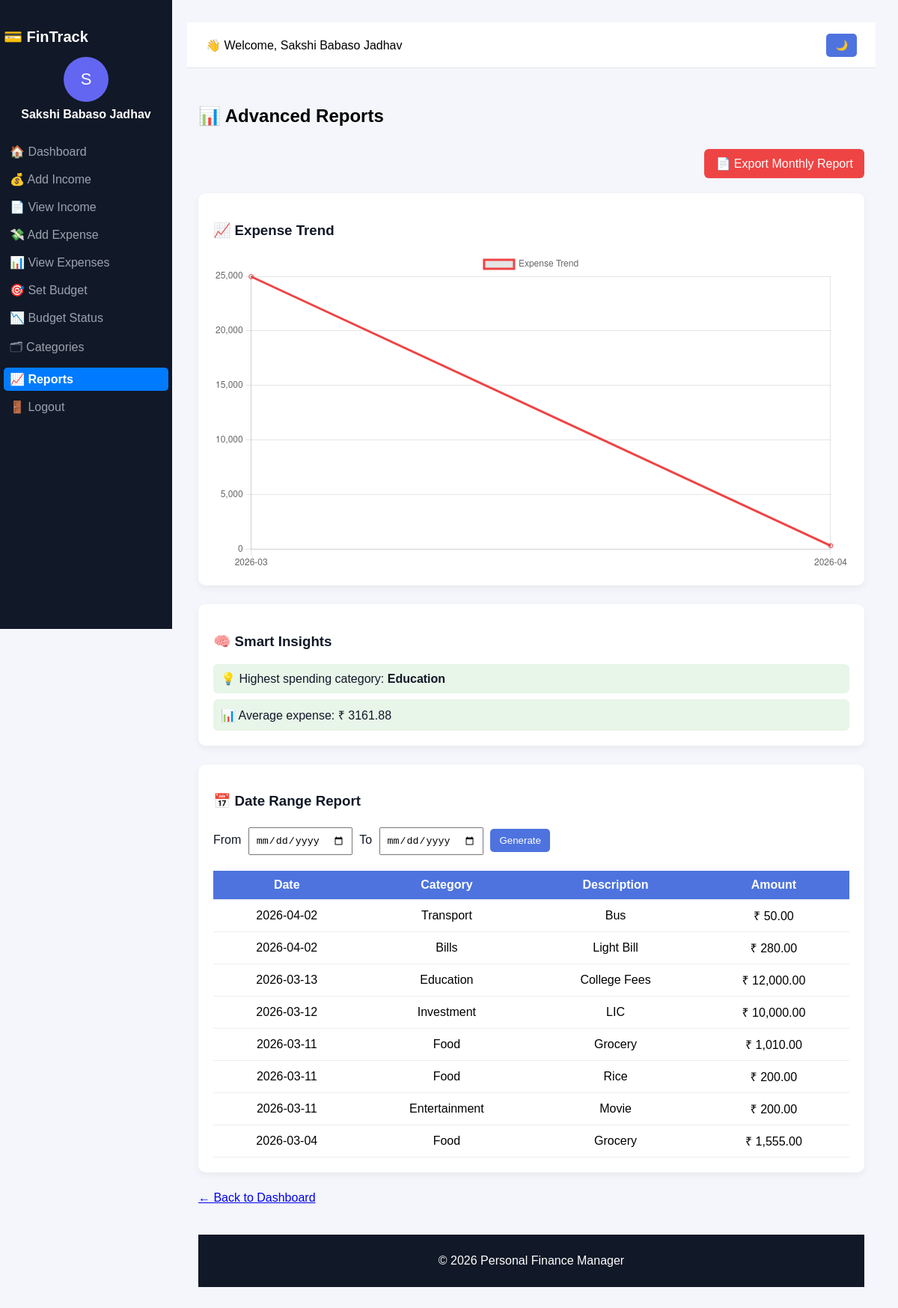
The page /reports/advanced_reports.php (signed in) on the database its author committed.
### tables this page shows
CREATE TABLE `expenses` (
  `expense_id` int(11) NOT NULL,
  `user_id` int(11) DEFAULT NULL,
  `category_id` int(11) DEFAULT NULL,
  `amount` decimal(10,2) DEFAULT NULL,
  `description` text DEFAULT NULL,
  `date` date DEFAULT NULL
);

CREATE TABLE `categories` (
  `category_id` int(11) NOT NULL,
  `category_name` varchar(100) DEFAULT NULL,
  `type` enum('income','expense') DEFAULT 'expense',
  `user_id` int(11) DEFAULT NULL
);

### reports/advanced_reports.php (the view, shortened to what this page needs)
<?php
require_once __DIR__ . "/../db/connection.php";
include("../includes/header.php");
$user_id = $_SESSION['user_id'];
$trend_query = mysqli_query($conn,"
SELECT DATE_FORMAT(date,'%Y-%m') as month,
SUM(amount) total
FROM expenses
WHERE user_id='$user_id'
GROUP BY month
ORDER BY month
");
$months=[];
$totals=[];
while($row=mysqli_fetch_assoc($trend_query)){
$months[]=$row['month'];
$totals[]=$row['total'];
}
$top_cat = mysqli_query($conn,"
SELECT c.category_name,SUM(e.amount) total
FROM expenses e
JOIN categories c ON e.category_id=c.category_id
WHERE e.user_id='$user_id'
GROUP BY e.category_id
ORDER BY total DESC
LIMIT 1
");
$top=mysqli_fetch_assoc($top_cat);
$avg_query=mysqli_query($conn,"
SELECT AVG(amount) avg_expense
FROM expenses
WHERE user_id='$user_id'
");
$avg=mysqli_fetch_assoc($avg_query)['avg_expense'];
$from=$_GET['from'] ?? '';
$to=$_GET['to'] ?? '';
$query="
SELECT e.*,c.category_name
FROM expenses e
JOIN categories c ON e.category_id=c.category_id
WHERE e.user_id='$user_id'
";
$query .= " ORDER BY date DESC";
$result=mysqli_query($conn,$query);
?>
<!DOCTYPE html>
<html>
<head>
</head>
<body>
<div class="layout">
<?php include("../includes/sidebar.php"); ?>
<div class="main">
<?php include("../includes/topbar.php"); ?>
<div class="content">
<div class="container">
<h2>📊 Advanced Reports</h2>
<div style="text-align: right;">
<a href="export_pdf.php?type=monthly" class="btn btn-danger">
    📄 Export Monthly Report
</a>
</div>
<div class="card">
<h3>📈 Expense Trend</h3>
<canvas id="trendChart"></canvas>
</div>
<div class="card">
<h3>🧠 Smart Insights</h3>
<div class="insight">
💡 Highest spending category:
<strong><?php echo $top['category_name']; ?></strong>
</div>
<div class="insight">
📊 Average expense:
₹ <?php echo round($avg,2); ?>
</div>
</div>
<div class="card">
<h3>📅 Date Range Report</h3>
<form>
From
<input type="date" name="from" value="<?php echo $from ?>">
To
<input type="date" name="to" value="<?php echo $to ?>">
<button type="submit">Generate</button>
</form>
<table>
<tr>
<th>Date</th>
<th>Category</th>
<th>Description</th>
<th>Amount</th>
</tr>
<?php while($row=mysqli_fetch_assoc($result)){ ?>
<tr>
<td><?php echo htmlspecialchars($row['date']); ?></td>
<td><?php echo htmlspecialchars($row['category_name']); ?></td>
<td><?php echo htmlspecialchars($row['description']); ?></td>
<td>₹ <?php echo number_format($row['amount'],2); ?></td>
</tr>
<?php } ?>
</table>
</div>
<a href="../dashboard.php">← Back to Dashboard</a>
</div>
<?php include("../includes/footer.php"); ?>
<script>
new Chart(document.getElementById('trendChart'),{
type:'line',
data:{
labels: <?php echo json_encode($months); ?>,
datasets:[{
label:'Expense Trend',
data: <?php echo json_encode($totals); ?>,
borderColor:'#ef4444',
fill:false,
tension:0.3
}]
}
});
</script>
</body>
</html>

### css/style.css (style rules this page uses)
body { font-family:Arial, Helvetica, sans-serif; margin:0; background:#f4f6fb; }
.layout { display:flex; min-height:100vh; }
.main { margin-left:220px; width:calc(100% - 220px); min-height:100vh; }
.content { padding:15px; }
.card { background:white; padding:15px; border-radius:10px; box-shadow:0 4px 10px rgba(0,0,0,0.05); flex:1; min-width:220px; text-decoration:none; color:#111827; }
table { width:100%; border-collapse:collapse; background:white; }
th,td { padding:8px; border-bottom:1px solid #eee; text-align:center; }
th { background:#6366f1; color:white; }
.insight { background:#e8f5e9; padding:10px; margin-top:8px; border-radius:6px; }

### reports/advanced_reports.php (style rules this page uses)
body { font-family:Arial; background:#f4f6fb; padding:30px; }
.container { max-width:1100px; margin:auto; }
.card { background:white; padding:20px; border-radius:10px; box-shadow:0 4px 10px rgba(0,0,0,0.05); margin-bottom:25px; }
.insight { background:#e8f5e9; padding:10px; margin-top:8px; border-radius:6px; }
input { padding:8px; margin:5px; }
button { padding:8px 12px; background:#4e73df; color:white; border:none; border-radius:5px; }
table { width:100%; border-collapse:collapse; margin-top:15px; }
th,td { padding:10px; border-bottom:1px solid #eee; text-align:center; }
th { background:#4e73df; color:white; }
.btn-danger { margin: 10px 0 20px 0; display: inline-block; background: #ef4444; color: white; padding: 10px 15px; border-radius: 6px; text-decoration: none; }

### rows shown on the page
expenses: date "2026-04-02", category.category_name "Transport", description "Bus", amount "50.00"
expenses: date "2026-04-02", category.category_name "Bills", description "Light Bill", amount "280.00"
expenses: date "2026-03-13", category.category_name "Education", description "College Fees", amount "12,000.00"
expenses: date "2026-03-12", category.category_name "Investment", description "LIC", amount "10,000.00"
expenses: date "2026-03-11", category.category_name "Food", description "Grocery", amount "1,010.00"
expenses: date "2026-03-11", category.category_name "Food", description "Rice", amount "200.00"
expenses: date "2026-03-11", category.category_name "Entertainment", description "Movie", amount "200.00"
expenses: date "2026-03-04", category.category_name "Food", description "Grocery", amount "1,555.00"

### other values the page prints
substr($_SESSION['name'],0,1) "S"
$_SESSION['name'] "Sakshi Babaso Jadhav"
$name "Sakshi Babaso Jadhav"
$top['category_name'] "Education"
$avg "3161.88"
chart data {{ json_encode($months) }} ["2026-03","2026-04"]
chart data {{ json_encode($totals) }} ["24965.00","330.00"]
